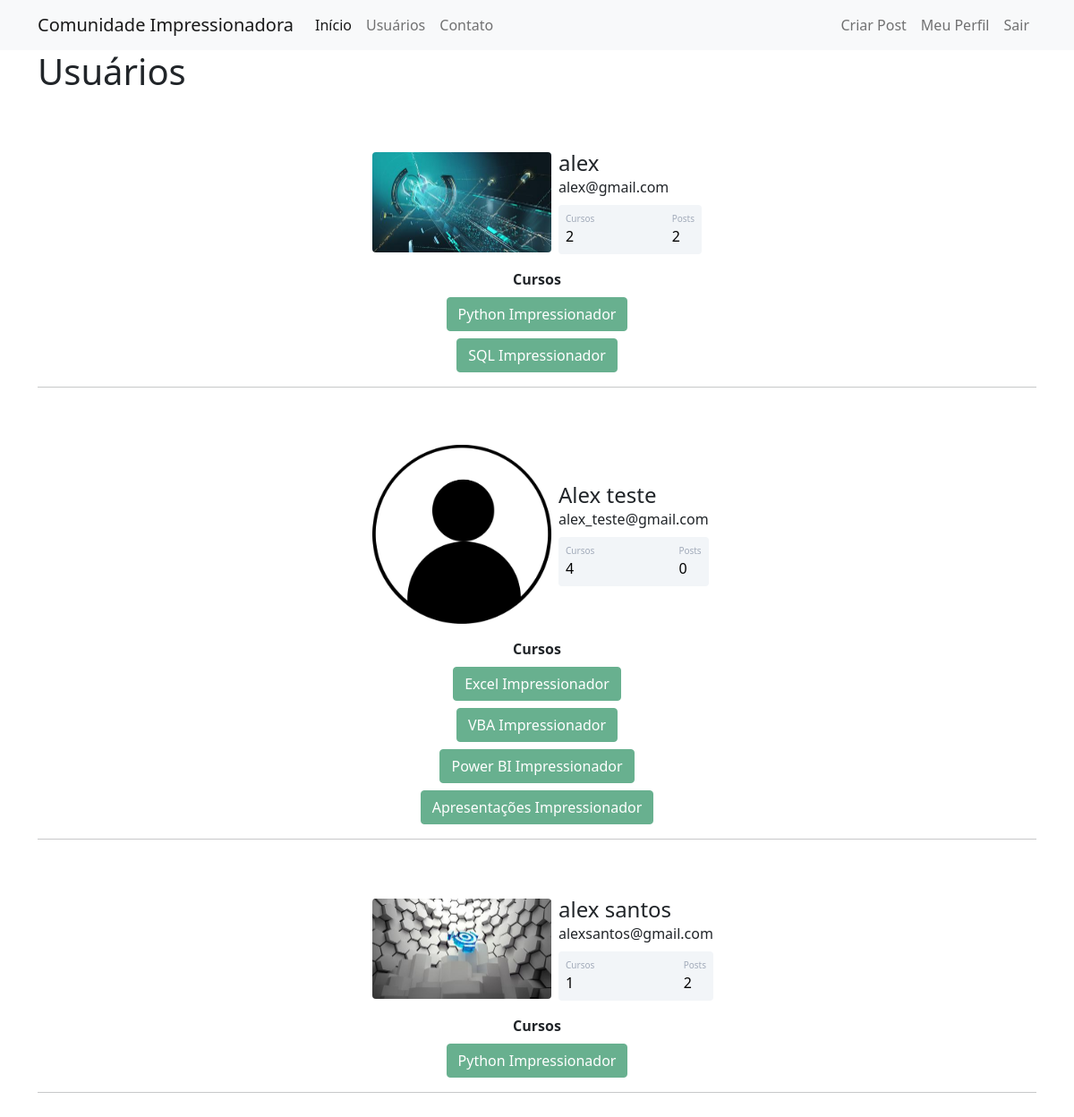
The app's page /usuarios (signed in) with its own data.
### comunidadeimpressionadora/models.py (models this page shows)
class Usuario(database.Model, UserMixin):
    id = database.Column(database.Integer, primary_key=True)
    username = database.Column(database.String, nullable=False)
    email = database.Column(database.String, nullable=False, unique=True)
    senha = database.Column(database.String, nullable=False)
    foto_perfil = database.Column(database.String, default='default.jpg')
    cursos = database.Column(database.String, nullable=False,
                             default='Não Informado')
    posts = database.relationship('Post', backref='autor', lazy=True)
    def contar_posts(self):
        return len(self.posts)

### comunidadeimpressionadora/routes.py (the view)
@app.route('/usuarios')
@login_required  # exigi que esteja logado pra entrar nesse link
def usuarios():
    lista_usuarios = Usuario.query.all()
    return render_template('usuarios.html', lista_usuarios=lista_usuarios)

### comunidadeimpressionadora/models.py (called while the page is built)
@login_manager.user_loader
def load_usuario(id_usuario):
    return Usuario.query.get(int(id_usuario))

### comunidadeimpressionadora/templates/usuarios.html (shortened to what this page needs)
{% extends 'base.html' %}
{% block body %}
<div class="container">
    <h1>Usuários</h1>
    {% for usuario in lista_usuarios %}
    <div class="container mt-5 d-flex justify-content-center">
        <div class="card p-3">
            <div class="d-flex align-items-center">
                <div class="image pe-2">
                    <img src="{{ url_for('static', filename='fotos_perfil/{}'.format(usuario.foto_perfil)) }}" class="rounded" width="200">
                </div>
                <div class="ml-3 w-100">
                    <h4 class="mb-0 mt-0">{{ usuario.username }}</h4>
                    <span>{{ usuario.email }}</span>
                    <div class="p-2 mt-2 bg-primary d-flex justify-content-between rounded text-white stats">
                        <div class="d-flex flex-column">
                            {% if 'Não Informado' in usuario.cursos %}
                                <span class="articles">Cursos</span>
                                <span class="number1">0</span>
                            {% else %}
                                <span class="articles">Cursos</span>
                                <span class="number1">{{ usuario.cursos.count(';') + 1 }}</span>
                            {% endif %}
                        </div>
                        <div class="d-flex flex-column">
                            <span class="rating">Posts</span>
                            <span class="number3">{{ usuario.contar_posts() }}</span>
                        </div>
                    </div>
                </div>
            </div>
        </div>
    </div>
    <div class="row justify-content-center">
        <div class="col col-4" style="text-align: center">
            <strong>Cursos</strong><br>
            {% for curso in usuario.cursos.split(';') %}
                <button type="button" class="btn btn-success mt-2" disabled>{{ curso }}</button>
            {% endfor %}
        </div>
    </div>
    <hr>
    {% endfor %}
</div>
{% endblock %}

### comunidadeimpressionadora/static/main.css (style rules this page uses)
.card { width: 400px; border: none; border-radius: 10px; background-color: #fff; }
.stats { background: #f2f5f8 !important; color: #000 !important; }
.articles { font-size: 10px; color: #a1aab9; }
.number1 { font-weight: 500; }
.rating { font-size: 10px; color: #a1aab9; }
.number3 { font-weight: 500; }

### records on screen
Usuario: foto_perfil (picture), username "alex", email "alex@gmail.com", cursos "2", contar_posts "2", curso "Python Impressionador" "SQL Impressionador"
Usuario: foto_perfil (placeholder picture), username "Alex teste", email "alex_teste@gmail.com", cursos "4", contar_posts "0", curso "Excel Impressionador" "VBA Impressionador" "Power BI Impressionador" "Apresentações Impressionador"
Usuario: foto_perfil (picture), username "alex santos", email "alexsantos@gmail.com", cursos "1", contar_posts "2", cursos "Python Impressionador"
